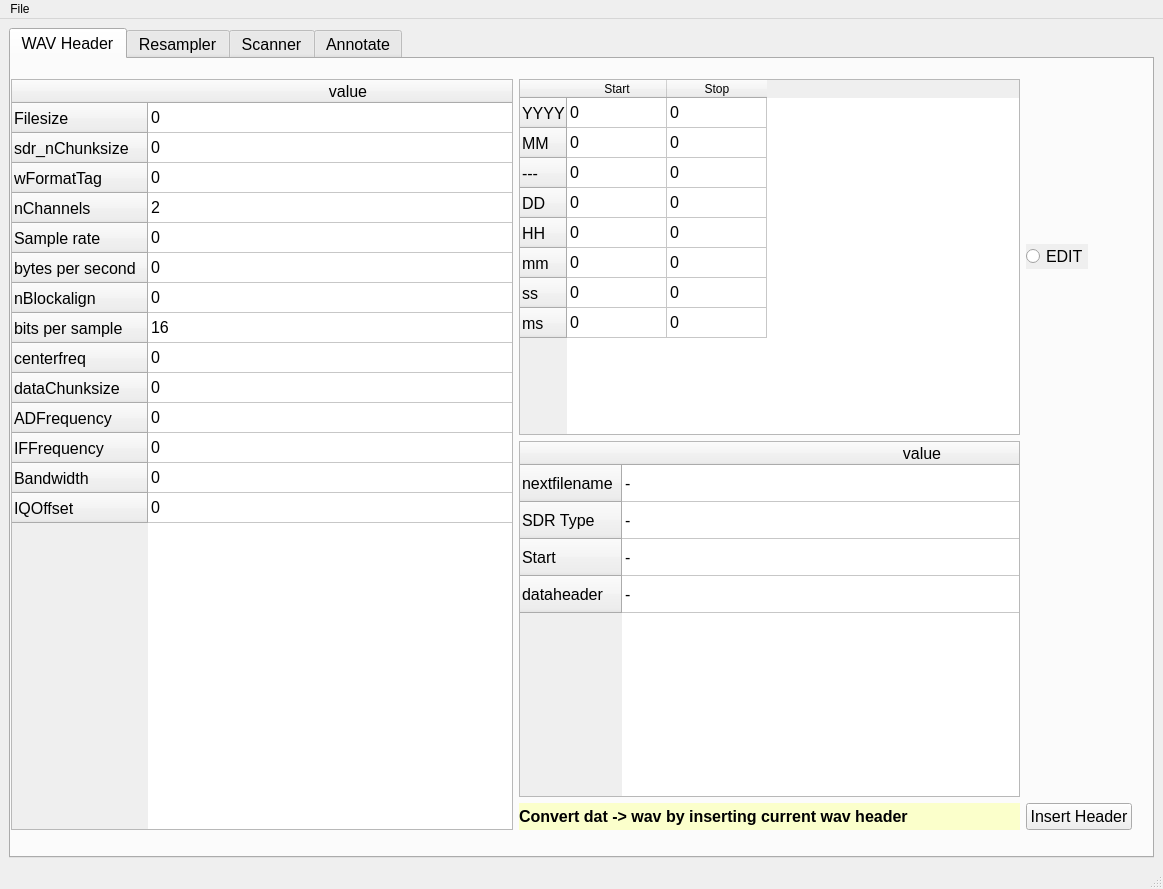
<?xml version="1.0" encoding="UTF-8"?>
<ui version="4.0">
 <class>MainWindow</class>
 <widget class="QMainWindow" name="MainWindow">
  <property name="geometry">
   <rect>
    <x>0</x>
    <y>0</y>
    <width>1163</width>
    <height>889</height>
   </rect>
  </property>
  <property name="windowTitle">
   <string>MainWindow</string>
  </property>
  <property name="toolTip">
   <string>generate annotation basis by comparing MWLIST, display candidates at next frequency</string>
  </property>
  <widget class="QWidget" name="centralwidget">
   <layout class="QGridLayout" name="gridLayout_2">
    <item row="0" column="0">
     <widget class="QTabWidget" name="tabWidget">
      <property name="enabled">
       <bool>true</bool>
      </property>
      <property name="font">
       <font>
        <pointsize>12</pointsize>
       </font>
      </property>
      <property name="mouseTracking">
       <bool>false</bool>
      </property>
      <property name="toolTip">
       <string>&lt;html&gt;&lt;head/&gt;&lt;body&gt;&lt;p&gt;Chose the wanted toolkit&lt;/p&gt;&lt;/body&gt;&lt;/html&gt;</string>
      </property>
      <property name="autoFillBackground">
       <bool>true</bool>
      </property>
      <property name="currentIndex">
       <number>0</number>
      </property>
      <property name="iconSize">
       <size>
        <width>20</width>
        <height>20</height>
       </size>
      </property>
      <widget class="QWidget" name="tab_1">
       <attribute name="title">
        <string>WAV Header</string>
       </attribute>
       <widget class="QWidget" name="gridLayoutWidget_3">
        <property name="geometry">
         <rect>
          <x>0</x>
          <y>20</y>
          <width>1121</width>
          <height>751</height>
         </rect>
        </property>
        <layout class="QGridLayout" name="gridLayout">
         <item row="2" column="2">
          <widget class="QPushButton" name="pushButton_InsertHeader">
           <property name="text">
            <string>Insert Header</string>
           </property>
          </widget>
         </item>
         <item row="0" column="2">
          <widget class="QRadioButton" name="radioButton_WAVEDIT">
           <property name="sizePolicy">
            <sizepolicy hsizetype="Maximum" vsizetype="Maximum">
             <horstretch>0</horstretch>
             <verstretch>0</verstretch>
            </sizepolicy>
           </property>
           <property name="toolTip">
            <string>make this table editable by clicking 'edit'</string>
           </property>
           <property name="autoFillBackground">
            <bool>true</bool>
           </property>
           <property name="text">
            <string>EDIT</string>
           </property>
          </widget>
         </item>
         <item row="0" column="0" rowspan="3">
          <widget class="QTableWidget" name="tableWidget">
           <property name="toolTip">
            <string>make this table editable by clicking 'edit'</string>
           </property>
           <attribute name="horizontalHeaderDefaultSectionSize">
            <number>400</number>
           </attribute>
           <row>
            <property name="text">
             <string>Filesize</string>
            </property>
           </row>
           <row>
            <property name="text">
             <string>sdr_nChunksize</string>
            </property>
           </row>
           <row>
            <property name="text">
             <string>wFormatTag</string>
            </property>
           </row>
           <row>
            <property name="text">
             <string>nChannels</string>
            </property>
           </row>
           <row>
            <property name="text">
             <string>Sample rate</string>
            </property>
           </row>
           <row>
            <property name="text">
             <string>bytes per second</string>
            </property>
           </row>
           <row>
            <property name="text">
             <string>nBlockalign</string>
            </property>
           </row>
           <row>
            <property name="text">
             <string>bits per sample</string>
            </property>
           </row>
           <row>
            <property name="text">
             <string>centerfreq</string>
            </property>
           </row>
           <row>
            <property name="text">
             <string>dataChunksize</string>
            </property>
           </row>
           <row>
            <property name="text">
             <string>ADFrequency</string>
            </property>
           </row>
           <row>
            <property name="text">
             <string>IFFrequency</string>
            </property>
           </row>
           <row>
            <property name="text">
             <string>Bandwidth</string>
            </property>
           </row>
           <row>
            <property name="text">
             <string>IQOffset</string>
            </property>
           </row>
           <column>
            <property name="text">
             <string>value</string>
            </property>
           </column>
           <item row="0" column="0">
            <property name="text">
             <string>0</string>
            </property>
           </item>
           <item row="1" column="0">
            <property name="text">
             <string>0</string>
            </property>
           </item>
           <item row="2" column="0">
            <property name="text">
             <string>0</string>
            </property>
           </item>
           <item row="3" column="0">
            <property name="text">
             <string>2</string>
            </property>
           </item>
           <item row="4" column="0">
            <property name="text">
             <string>0</string>
            </property>
           </item>
           <item row="5" column="0">
            <property name="text">
             <string>0</string>
            </property>
           </item>
           <item row="6" column="0">
            <property name="text">
             <string>0</string>
            </property>
           </item>
           <item row="7" column="0">
            <property name="text">
             <string>16</string>
            </property>
           </item>
           <item row="8" column="0">
            <property name="text">
             <string>0</string>
            </property>
           </item>
           <item row="9" column="0">
            <property name="text">
             <string>0</string>
            </property>
           </item>
           <item row="10" column="0">
            <property name="text">
             <string>0</string>
            </property>
           </item>
           <item row="11" column="0">
            <property name="text">
             <string>0</string>
            </property>
           </item>
           <item row="12" column="0">
            <property name="text">
             <string>0</string>
            </property>
           </item>
           <item row="13" column="0">
            <property name="text">
             <string>0</string>
            </property>
           </item>
          </widget>
         </item>
         <item row="0" column="1">
          <widget class="QTableWidget" name="tableWidget_starttime">
           <property name="toolTip">
            <string>make this table editable by clicking 'edit'</string>
           </property>
           <attribute name="horizontalHeaderDefaultSectionSize">
            <number>100</number>
           </attribute>
           <row>
            <property name="text">
             <string>YYYY</string>
            </property>
           </row>
           <row>
            <property name="text">
             <string>MM</string>
            </property>
           </row>
           <row>
            <property name="text">
             <string>---</string>
            </property>
           </row>
           <row>
            <property name="text">
             <string>DD</string>
            </property>
           </row>
           <row>
            <property name="text">
             <string>HH</string>
            </property>
           </row>
           <row>
            <property name="text">
             <string>mm</string>
            </property>
           </row>
           <row>
            <property name="text">
             <string>ss</string>
            </property>
           </row>
           <row>
            <property name="text">
             <string>ms</string>
            </property>
           </row>
           <column>
            <property name="text">
             <string>Start</string>
            </property>
           </column>
           <column>
            <property name="text">
             <string>Stop</string>
            </property>
           </column>
           <item row="0" column="0">
            <property name="text">
             <string>0</string>
            </property>
           </item>
           <item row="0" column="1">
            <property name="text">
             <string>0</string>
            </property>
           </item>
           <item row="1" column="0">
            <property name="text">
             <string>0</string>
            </property>
           </item>
           <item row="1" column="1">
            <property name="text">
             <string>0</string>
            </property>
           </item>
           <item row="2" column="0">
            <property name="text">
             <string>0</string>
            </property>
           </item>
           <item row="2" column="1">
            <property name="text">
             <string>0</string>
            </property>
           </item>
           <item row="3" column="0">
            <property name="text">
             <string>0</string>
            </property>
           </item>
           <item row="3" column="1">
            <property name="text">
             <string>0</string>
            </property>
           </item>
           <item row="4" column="0">
            <property name="text">
             <string>0</string>
            </property>
           </item>
           <item row="4" column="1">
            <property name="text">
             <string>0</string>
            </property>
           </item>
           <item row="5" column="0">
            <property name="text">
             <string>0</string>
            </property>
           </item>
           <item row="5" column="1">
            <property name="text">
             <string>0</string>
            </property>
           </item>
           <item row="6" column="0">
            <property name="text">
             <string>0</string>
            </property>
           </item>
           <item row="6" column="1">
            <property name="text">
             <string>0</string>
            </property>
           </item>
           <item row="7" column="0">
            <property name="text">
             <string>0</string>
            </property>
           </item>
           <item row="7" column="1">
            <property name="text">
             <string>0</string>
            </property>
           </item>
          </widget>
         </item>
         <item row="1" column="1">
          <widget class="QTableWidget" name="tableWidget_3">
           <property name="toolTip">
            <string>make this table editable by clicking 'edit'</string>
           </property>
           <attribute name="horizontalHeaderDefaultSectionSize">
            <number>600</number>
           </attribute>
           <attribute name="horizontalHeaderMinimumSectionSize">
            <number>50</number>
           </attribute>
           <attribute name="verticalHeaderDefaultSectionSize">
            <number>37</number>
           </attribute>
           <row>
            <property name="text">
             <string>nextfilename</string>
            </property>
            <property name="font">
             <font>
              <pointsize>12</pointsize>
             </font>
            </property>
           </row>
           <row>
            <property name="text">
             <string>SDR Type</string>
            </property>
            <property name="font">
             <font>
              <pointsize>12</pointsize>
             </font>
            </property>
           </row>
           <row>
            <property name="text">
             <string>Start</string>
            </property>
            <property name="font">
             <font>
              <pointsize>12</pointsize>
             </font>
            </property>
           </row>
           <row>
            <property name="text">
             <string>dataheader</string>
            </property>
            <property name="font">
             <font>
              <pointsize>12</pointsize>
             </font>
            </property>
           </row>
           <column>
            <property name="text">
             <string>value</string>
            </property>
            <property name="font">
             <font>
              <pointsize>12</pointsize>
             </font>
            </property>
           </column>
           <item row="0" column="0">
            <property name="text">
             <string>-</string>
            </property>
           </item>
           <item row="1" column="0">
            <property name="text">
             <string>-</string>
            </property>
           </item>
           <item row="2" column="0">
            <property name="text">
             <string>-</string>
            </property>
           </item>
           <item row="3" column="0">
            <property name="text">
             <string>-</string>
            </property>
           </item>
          </widget>
         </item>
         <item row="2" column="1">
          <widget class="QLabel" name="label_8">
           <property name="enabled">
            <bool>true</bool>
           </property>
           <property name="palette">
            <palette>
             <active>
              <colorrole role="WindowText">
               <brush brushstyle="SolidPattern">
                <color alpha="255">
                 <red>0</red>
                 <green>0</green>
                 <blue>0</blue>
                </color>
               </brush>
              </colorrole>
              <colorrole role="Button">
               <brush brushstyle="SolidPattern">
                <color alpha="255">
                 <red>255</red>
                 <green>254</green>
                 <blue>210</blue>
                </color>
               </brush>
              </colorrole>
              <colorrole role="Light">
               <brush brushstyle="SolidPattern">
                <color alpha="255">
                 <red>255</red>
                 <green>254</green>
                 <blue>210</blue>
                </color>
               </brush>
              </colorrole>
              <colorrole role="Midlight">
               <brush brushstyle="SolidPattern">
                <color alpha="255">
                 <red>255</red>
                 <green>254</green>
                 <blue>210</blue>
                </color>
               </brush>
              </colorrole>
              <colorrole role="Base">
               <brush brushstyle="SolidPattern">
                <color alpha="255">
                 <red>255</red>
                 <green>254</green>
                 <blue>210</blue>
                </color>
               </brush>
              </colorrole>
              <colorrole role="Window">
               <brush brushstyle="SolidPattern">
                <color alpha="255">
                 <red>251</red>
                 <green>255</green>
                 <blue>203</blue>
                </color>
               </brush>
              </colorrole>
              <colorrole role="NoRole">
               <brush brushstyle="SolidPattern">
                <color alpha="255">
                 <red>255</red>
                 <green>254</green>
                 <blue>210</blue>
                </color>
               </brush>
              </colorrole>
              <colorrole role="ToolTipBase">
               <brush brushstyle="SolidPattern">
                <color alpha="255">
                 <red>255</red>
                 <green>255</green>
                 <blue>220</blue>
                </color>
               </brush>
              </colorrole>
             </active>
             <inactive>
              <colorrole role="WindowText">
               <brush brushstyle="SolidPattern">
                <color alpha="255">
                 <red>0</red>
                 <green>0</green>
                 <blue>0</blue>
                </color>
               </brush>
              </colorrole>
              <colorrole role="Button">
               <brush brushstyle="SolidPattern">
                <color alpha="255">
                 <red>255</red>
                 <green>254</green>
                 <blue>210</blue>
                </color>
               </brush>
              </colorrole>
              <colorrole role="Light">
               <brush brushstyle="SolidPattern">
                <color alpha="255">
                 <red>255</red>
                 <green>254</green>
                 <blue>210</blue>
                </color>
               </brush>
              </colorrole>
              <colorrole role="Midlight">
               <brush brushstyle="SolidPattern">
                <color alpha="255">
                 <red>255</red>
                 <green>254</green>
                 <blue>210</blue>
                </color>
               </brush>
              </colorrole>
              <colorrole role="Base">
               <brush brushstyle="SolidPattern">
                <color alpha="255">
                 <red>255</red>
                 <green>254</green>
                 <blue>210</blue>
                </color>
               </brush>
              </colorrole>
              <colorrole role="Window">
               <brush brushstyle="SolidPattern">
                <color alpha="255">
                 <red>251</red>
                 <green>255</green>
                 <blue>203</blue>
                </color>
               </brush>
              </colorrole>
              <colorrole role="NoRole">
               <brush brushstyle="SolidPattern">
                <color alpha="255">
                 <red>255</red>
                 <green>254</green>
                 <blue>210</blue>
                </color>
               </brush>
              </colorrole>
              <colorrole role="ToolTipBase">
               <brush brushstyle="SolidPattern">
                <color alpha="255">
                 <red>255</red>
                 <green>255</green>
                 <blue>220</blue>
                </color>
               </brush>
              </colorrole>
             </inactive>
             <disabled>
              <colorrole role="WindowText">
               <brush brushstyle="SolidPattern">
                <color alpha="255">
                 <red>234</red>
                 <green>234</green>
                 <blue>234</blue>
                </color>
               </brush>
              </colorrole>
              <colorrole role="Button">
               <brush brushstyle="SolidPattern">
                <color alpha="255">
                 <red>234</red>
                 <green>234</green>
                 <blue>234</blue>
                </color>
               </brush>
              </colorrole>
              <colorrole role="Light">
               <brush brushstyle="SolidPattern">
                <color alpha="255">
                 <red>234</red>
                 <green>234</green>
                 <blue>234</blue>
                </color>
               </brush>
              </colorrole>
              <colorrole role="Midlight">
               <brush brushstyle="SolidPattern">
                <color alpha="255">
                 <red>234</red>
                 <green>234</green>
                 <blue>234</blue>
                </color>
               </brush>
              </colorrole>
              <colorrole role="Base">
               <brush brushstyle="SolidPattern">
                <color alpha="255">
                 <red>234</red>
                 <green>234</green>
                 <blue>234</blue>
                </color>
               </brush>
              </colorrole>
              <colorrole role="Window">
               <brush brushstyle="SolidPattern">
                <color alpha="255">
                 <red>234</red>
                 <green>234</green>
                 <blue>234</blue>
                </color>
               </brush>
              </colorrole>
              <colorrole role="NoRole">
               <brush brushstyle="SolidPattern">
                <color alpha="255">
                 <red>234</red>
                 <green>234</green>
                 <blue>234</blue>
                </color>
               </brush>
              </colorrole>
              <colorrole role="ToolTipBase">
               <brush brushstyle="SolidPattern">
                <color alpha="255">
                 <red>234</red>
                 <green>234</green>
                 <blue>234</blue>
                </color>
               </brush>
              </colorrole>
             </disabled>
            </palette>
           </property>
           <property name="font">
            <font>
             <pointsize>12</pointsize>
             <weight>75</weight>
             <bold>true</bold>
            </font>
           </property>
           <property name="autoFillBackground">
            <bool>true</bool>
           </property>
           <property name="styleSheet">
            <string notr="true">rgb(255, 254, 210)</string>
           </property>
           <property name="text">
            <string>Convert dat -&gt; wav by inserting current wav header</string>
           </property>
          </widget>
         </item>
        </layout>
       </widget>
      </widget>
      <widget class="QWidget" name="tab_2">
       <attribute name="title">
        <string>Resampler</string>
       </attribute>
      </widget>
      <widget class="QWidget" name="tab_3">
       <attribute name="title">
        <string>Scanner</string>
       </attribute>
       <widget class="QWidget" name="gridLayoutWidget_2">
        <property name="geometry">
         <rect>
          <x>9</x>
          <y>10</y>
          <width>1111</width>
          <height>741</height>
         </rect>
        </property>
        <layout class="QGridLayout" name="gridLayout_4">
         <item row="0" column="0">
          <widget class="QLineEdit" name="lineEdit_2">
           <property name="enabled">
            <bool>false</bool>
           </property>
           <property name="text">
            <string>Display the spectrum at different times of the record by dragging the scrollbar</string>
           </property>
          </widget>
         </item>
         <item row="0" column="3">
          <widget class="QSpinBox" name="spinBoxminSNR_ScannerTab">
           <property name="toolTip">
            <string>select number of steps for scanning through the spectrum and averaging SNRs</string>
           </property>
           <property name="minimum">
            <number>0</number>
           </property>
           <property name="maximum">
            <number>100</number>
           </property>
           <property name="singleStep">
            <number>5</number>
           </property>
           <property name="value">
            <number>10</number>
           </property>
          </widget>
         </item>
         <item row="2" column="2">
          <widget class="QLabel" name="label_5">
           <property name="text">
            <string> </string>
           </property>
          </widget>
         </item>
         <item row="5" column="0" colspan="4">
          <widget class="QScrollBar" name="horizontalScrollBar">
           <property name="toolTip">
            <string>move slider to browse through the record and plot spectra </string>
           </property>
           <property name="maximum">
            <number>1000</number>
           </property>
           <property name="pageStep">
            <number>1</number>
           </property>
           <property name="orientation">
            <enum>Qt::Horizontal</enum>
           </property>
          </widget>
         </item>
         <item row="0" column="2">
          <widget class="QLabel" name="label_4">
           <property name="toolTip">
            <string>minimum SNR for auto-selection of peaks</string>
           </property>
           <property name="text">
            <string>min SNR</string>
           </property>
          </widget>
         </item>
         <item row="4" column="0" colspan="4">
          <widget class="QGraphicsView" name="graphicsView">
           <property name="toolTip">
            <string>space for spectrum plot</string>
           </property>
          </widget>
         </item>
         <item row="1" column="2">
          <widget class="QLabel" name="label_7">
           <property name="toolTip">
            <string>baseline offset from automated baseline</string>
           </property>
           <property name="text">
            <string>baseline offset</string>
           </property>
          </widget>
         </item>
         <item row="1" column="3">
          <widget class="QSpinBox" name="spinBoxminBaselineoffset">
           <property name="toolTip">
            <string>select baseline offset from automated baseline</string>
           </property>
           <property name="minimum">
            <number>-20</number>
           </property>
           <property name="maximum">
            <number>20</number>
           </property>
           <property name="singleStep">
            <number>5</number>
           </property>
           <property name="value">
            <number>5</number>
           </property>
          </widget>
         </item>
        </layout>
       </widget>
      </widget>
      <widget class="QWidget" name="tab_4">
       <attribute name="title">
        <string>Annotate</string>
       </attribute>
       <widget class="QWidget" name="gridLayoutWidget">
        <property name="geometry">
         <rect>
          <x>0</x>
          <y>0</y>
          <width>1121</width>
          <height>771</height>
         </rect>
        </property>
        <layout class="QGridLayout" name="gridLayout_3">
         <item row="10" column="0" colspan="8">
          <widget class="QProgressBar" name="progressBar_2">
           <property name="value">
            <number>24</number>
           </property>
          </widget>
         </item>
         <item row="3" column="5">
          <widget class="QPushButton" name="pushButton_Scan">
           <property name="toolTip">
            <string>Scan record, extract peaks with SNR &gt; min SNR</string>
           </property>
           <property name="text">
            <string>Scan</string>
           </property>
          </widget>
         </item>
         <item row="9" column="0" colspan="8">
          <widget class="QLabel" name="label">
           <property name="text">
            <string>Status:</string>
           </property>
          </widget>
         </item>
         <item row="3" column="7">
          <widget class="QPushButton" name="pushButtonDiscard">
           <property name="toolTip">
            <string>ignore current table and proceed to next frequency</string>
           </property>
           <property name="text">
            <string>Discard</string>
           </property>
          </widget>
         </item>
         <item row="8" column="0" colspan="8">
          <widget class="QListWidget" name="Annotate_listWidget">
           <property name="toolTip">
            <string>space for stations list</string>
           </property>
           <property name="verticalScrollBarPolicy">
            <enum>Qt::ScrollBarAlwaysOn</enum>
           </property>
           <property name="horizontalScrollBarPolicy">
            <enum>Qt::ScrollBarAlwaysOn</enum>
           </property>
           <property name="alternatingRowColors">
            <bool>true</bool>
           </property>
           <property name="selectionBehavior">
            <enum>QAbstractItemView::SelectRows</enum>
           </property>
           <property name="movement">
            <enum>QListView::Free</enum>
           </property>
           <item>
            <property name="text">
             <string>TESTITEM1</string>
            </property>
            <property name="background">
             <brush brushstyle="Dense3Pattern">
              <color alpha="255">
               <red>170</red>
               <green>255</green>
               <blue>127</blue>
              </color>
             </brush>
            </property>
            <property name="foreground">
             <brush brushstyle="NoBrush">
              <color alpha="255">
               <red>0</red>
               <green>0</green>
               <blue>50</blue>
              </color>
             </brush>
            </property>
           </item>
           <item>
            <property name="text">
             <string>TESTITEM2</string>
            </property>
           </item>
          </widget>
         </item>
         <item row="3" column="3">
          <widget class="QLabel" name="label_2">
           <property name="toolTip">
            <string>number of evaluation steps when scanning record for peaks</string>
           </property>
           <property name="text">
            <string>#scan steps</string>
           </property>
          </widget>
         </item>
         <item row="3" column="4">
          <widget class="QSpinBox" name="spinBoxNumScan">
           <property name="toolTip">
            <string>select number of steps for scanning through the spectrum and averaging SNRs</string>
           </property>
           <property name="value">
            <number>20</number>
           </property>
          </widget>
         </item>
         <item row="3" column="1">
          <widget class="QLabel" name="label_3">
           <property name="toolTip">
            <string>minimum SNR for auto-selection of peaks</string>
           </property>
           <property name="text">
            <string>min SNR (dB)</string>
           </property>
          </widget>
         </item>
         <item row="3" column="6">
          <widget class="QPushButton" name="pushButtonAnnotate">
           <property name="toolTip">
            <string>assign peaks to candidates of stations</string>
           </property>
           <property name="text">
            <string>Annotate</string>
           </property>
          </widget>
         </item>
         <item row="3" column="2">
          <widget class="QSpinBox" name="spinBoxminSNR">
           <property name="toolTip">
            <string>select number of steps for scanning through the spectrum and averaging SNRs</string>
           </property>
           <property name="minimum">
            <number>0</number>
           </property>
           <property name="maximum">
            <number>100</number>
           </property>
           <property name="singleStep">
            <number>5</number>
           </property>
           <property name="value">
            <number>10</number>
           </property>
          </widget>
         </item>
         <item row="4" column="0" colspan="8">
          <widget class="QLineEdit" name="lineEdit">
           <property name="text">
            <string>Frequency:</string>
           </property>
          </widget>
         </item>
         <item row="3" column="0">
          <widget class="QLabel" name="label_6">
           <property name="toolTip">
            <string>baseline offset , adjustable in Tan 'Scanner'</string>
           </property>
           <property name="text">
            <string>Baseline Offset: </string>
           </property>
          </widget>
         </item>
        </layout>
       </widget>
      </widget>
     </widget>
    </item>
   </layout>
  </widget>
  <widget class="File" name="menubar">
   <property name="geometry">
    <rect>
     <x>0</x>
     <y>0</y>
     <width>1163</width>
     <height>21</height>
    </rect>
   </property>
   <widget class="QMenu" name="menuFile">
    <property name="font">
     <font>
      <pointsize>12</pointsize>
     </font>
    </property>
    <property name="title">
     <string>File</string>
    </property>
    <addaction name="separator"/>
    <addaction name="actionFile_open"/>
    <addaction name="actionOverwrite_header"/>
    <addaction name="actionSave_header_to_template"/>
    <addaction name="actionLoad_template_header"/>
   </widget>
   <addaction name="menuFile"/>
  </widget>
  <widget class="QStatusBar" name="statusbar"/>
  <action name="actionFile_open">
   <property name="checkable">
    <bool>false</bool>
   </property>
   <property name="enabled">
    <bool>true</bool>
   </property>
   <property name="text">
    <string>File open</string>
   </property>
  </action>
  <action name="actionSave_header_to_template">
   <property name="text">
    <string>Save header to template</string>
   </property>
  </action>
  <action name="actionOverwrite_header">
   <property name="text">
    <string>Overwrite header</string>
   </property>
  </action>
  <action name="actionLoad_template_header">
   <property name="text">
    <string>Load template header</string>
   </property>
  </action>
 </widget>
 <customwidgets>
  <customwidget>
   <class>File</class>
   <extends>QMenuBar</extends>
   <header>file.h</header>
  </customwidget>
 </customwidgets>
 <resources/>
 <connections/>
</ui>
